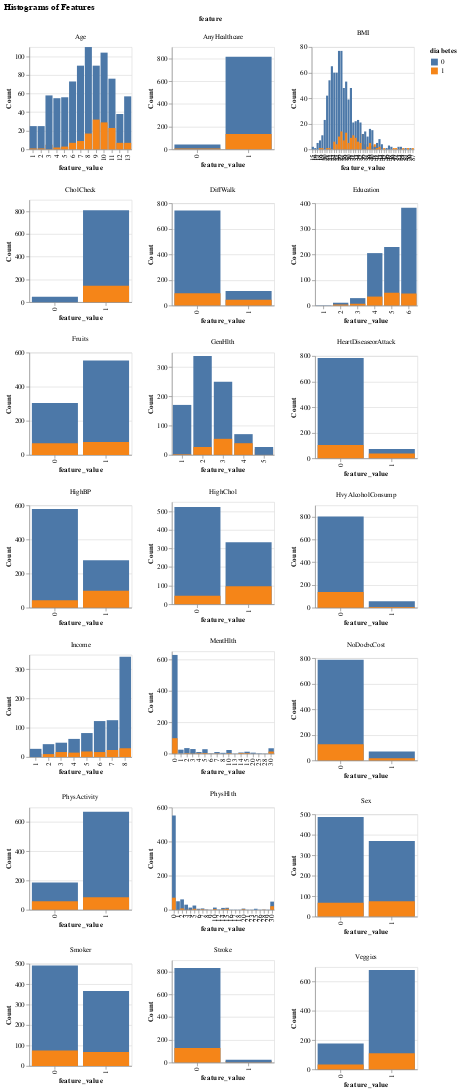

The notebook cell this image was saved under:
### Markdown cell above
Figure 1

### Code cell
df_sample = df.sample(n=1000, random_state=522)
features = df_sample.columns.to_list()
df_sample_long = pd.melt(df_sample, id_vars=["diabetes"], value_vars=features[:-1], var_name="feature", value_name="feature_value") 

histograms = alt.Chart(df_sample_long).mark_bar().encode(
    x=alt.X("feature_value:O"), # Chose to use ordinal instead of quantitative because this works better for most features
    y=alt.Y("count()", title="Count").stack(False),
    color=alt.Color("diabetes:N"),
).properties(
    width=150,
    height=150,
).facet(
    "feature:N",
    columns=3,
).resolve_scale(
    x="independent",
    y="independent",   
).properties(
    title='Histograms of Features',
)

histograms

### Figure 1 — Vega-Lite specification as saved in the notebook (floating-point values rounded to 4 significant figures; data arrays with more than 128 entries replaced by an {"elided": "..."} marker saying what was removed)
{"config": {"view": {"continuousWidth": 300, "continuousHeight": 300}}, "data": {"name": "data-2889b4013896c8e0bb18b0c80df9f28e"}, "facet": {"field": "feature", "type": "nominal"}, "spec": {"mark": {"type": "bar"}, "encoding": {"color": {"field": "diabetes", "type": "nominal"}, "x": {"field": "feature_value", "type": "ordinal"}, "y": {"aggregate": "count", "stack": false, "title": "Count", "type": "quantitative"}}, "height": 150, "width": 150}, "columns": 3, "resolve": {"scale": {"x": "independent", "y": "independent"}}, "title": "Histograms of Features", "$schema": "https://vega.github.io/schema/vega-lite/v5.15.1.json", "datasets": {"data-2889b4013896c8e0bb18b0c80df9f28e": {"elided": "21000 records"}}}
